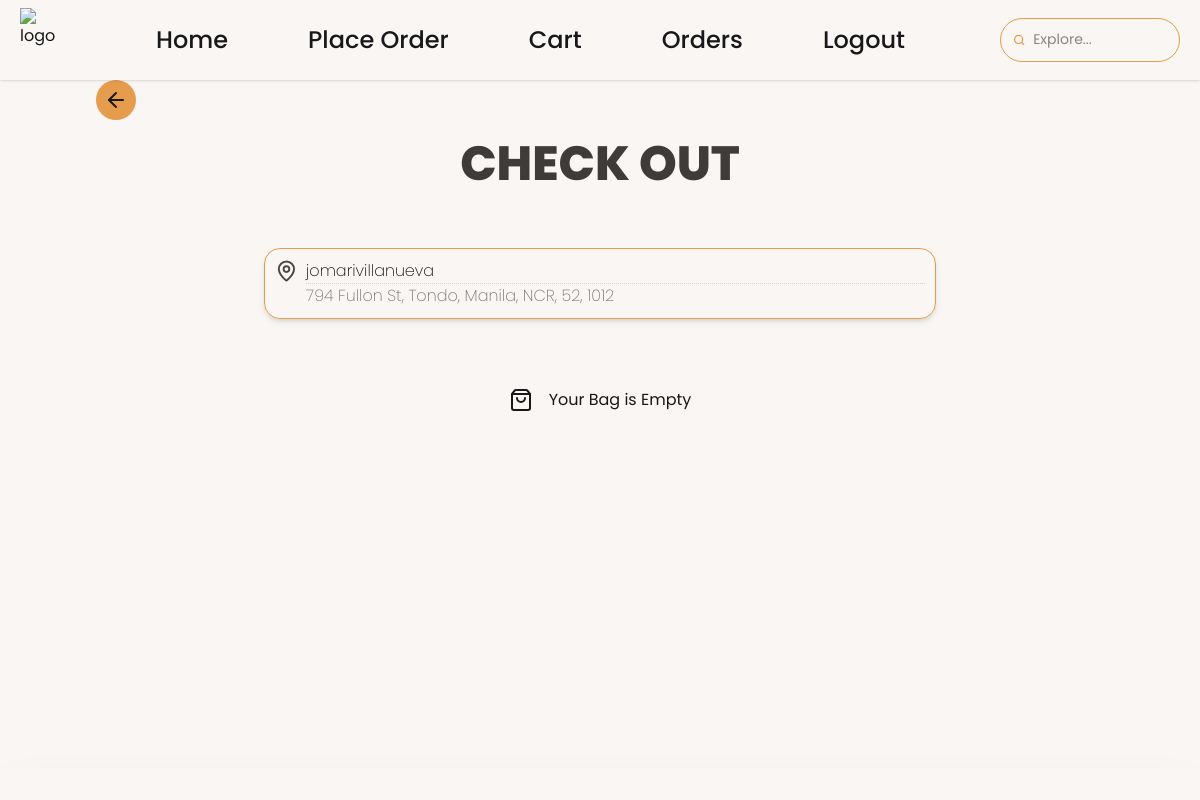
/cart.php (signed in), run on the app's committed database.
### tables this page shows
CREATE TABLE `address` (
  `address_id` int(11) UNSIGNED NOT NULL,
  `customer_id` int(11) UNSIGNED NOT NULL,
  `address_name` varchar(150) NOT NULL,
  `address_city` varchar(150) NOT NULL,
  `address_region` varchar(50) NOT NULL,
  `address_brgy` varchar(20) NOT NULL,
  `address_postal` int(10) NOT NULL,
  `created_at` timestamp NOT NULL DEFAULT current_timestamp()
);

### cart.php (the view, shortened to what this page needs)
<?php
include("./db/db.php");
$user = $_SESSION['customer_user'];
$sql_user = "SELECT customer_id FROM users WHERE customer_user = ?";
$stmt_user = $conn->prepare($sql_user);
$stmt_user->bind_param("s", $user);
$stmt_user->execute();
$res = $stmt_user->get_result();
$row = $res->fetch_assoc();
$customer_id = $row['customer_id'];
$sql_address = "SELECT * FROM address WHERE customer_id = ?";
$stmt_address = $conn->prepare($sql_address);
$stmt_address->bind_param("i", $customer_id);
$stmt_address->execute();
$result_address = $stmt_address->get_result();
$customer_address = null;
if ($result_address->num_rows > 0) {
    $customer_address = $result_address->fetch_assoc();
}
$cart_items = [];
?>
<!DOCTYPE html>
<html lang="en" data-theme="light">
<head>
    <link
        href="https://cdn.jsdelivr.net/npm/daisyui@5"
        rel="stylesheet"
        type="text/css" />
    <link rel="stylesheet" href="./style/output.css" />
</head>
<body class="w-screen overflow-x-hidden scroll-smooth">
    <div class="sticky top-0 z-50 ">
        <?php include './components/header.php'; ?>
    </div>
    <section class="flex flex-col min-h-screen h-full w-full justify-start items-center lg:pt-20 max-lg:pt-10 bg-custom-background">
        <h1 class=" max-lg:text-3xl lg:text-5xl font-extrabold text-custom-text/80 w-full text-center max-lg:py-10 lg:py-15">CHECK OUT</h1>
        <div class="fixed max-lg:top-[6%] max-lg:left-[4%] lg:top-[10%] lg:left-[8%] z-40">
            <a href="./home.php" class="btn btn-circle shadow-none bg-custom-accent border-none">
                <svg xmlns="http://www.w3.org/2000/svg" width="24" height="24" viewBox="0 0 24 24" fill="none" stroke="currentColor" stroke-width="2" stroke-linecap="round" stroke-linejoin="round" class="lucide lucide-arrow-left-icon lucide-arrow-left">
                    <path d="m12 19-7-7 7-7" />
                    <path d="M19 12H5" />
                </svg>
            </a>
        </div>
        <?php
        if (empty($cart_items)) {
            echo '
                <div class="flex w-full fixed top-1/2 left-1/2 -translate-1/2 items-center justify-center gap-4">
                    <svg xmlns="http://www.w3.org/2000/svg" width="24" height="24" viewBox="0 0 24 24" fill="none" stroke="currentColor" stroke-width="2" stroke-linecap="round" stroke-linejoin="round" class="lucide lucide-shopping-bag-icon lucide-shopping-bag"><path d="M16 10a4 4 0 0 1-8 0"/><path d="M3.103 6.034h17.794"/><path d="M3.4 5.467a2 2 0 0 0-.4 1.2V20a2 2 0 0 0 2 2h14a2 2 0 0 0 2-2V6.667a2 2 0 0 0-.4-1.2l-2-2.667A2 2 0 0 0 17 2H7a2 2 0 0 0-1.6.8z"/></svg>
                    Your Bag is Empty
                </div>
                ';
        }
        ?>
        <div class="flex flex-col gap-4 w-[90%] max-w-2xl justify-center items-start">
            <div class="w-full rounded-2xl border-custom-accent border shadow-md">
                <div class="flex p-2.5 gap-2">
                    <?php if ($customer_address): ?>
                        <div class="flex flex-col font-extralight w-full">
                            <p class="text-custom-text"><?= htmlspecialchars($user); ?></p>
                            <hr class="dashed border-t border-dotted border-gray-300">
                            <p class=" text-custom-text/55"><?= htmlspecialchars($customer_address['address_name']); ?>, <?= htmlspecialchars($customer_address['address_city']); ?>, <?= htmlspecialchars($customer_address['address_region']); ?>, <?= htmlspecialchars($customer_address['address_brgy']); ?>, <?= htmlspecialchars($customer_address['address_postal']); ?></p>
                        </div>
                    <?php endif; ?>
                </div>
            </div>
        </div>
    </section>
    <section class="w-full  items-center justify-center flex fixed bottom-0 p-4 bg-custom-background shadow-2xl">
    </section>
</body>
</html>

### data on the page
address: address_name "794 Fullon St, Tondo", address_city "Manila", address_region "NCR", address_brgy "52", address_postal "1012"

### other printed values
$user "jomarivillanueva"
